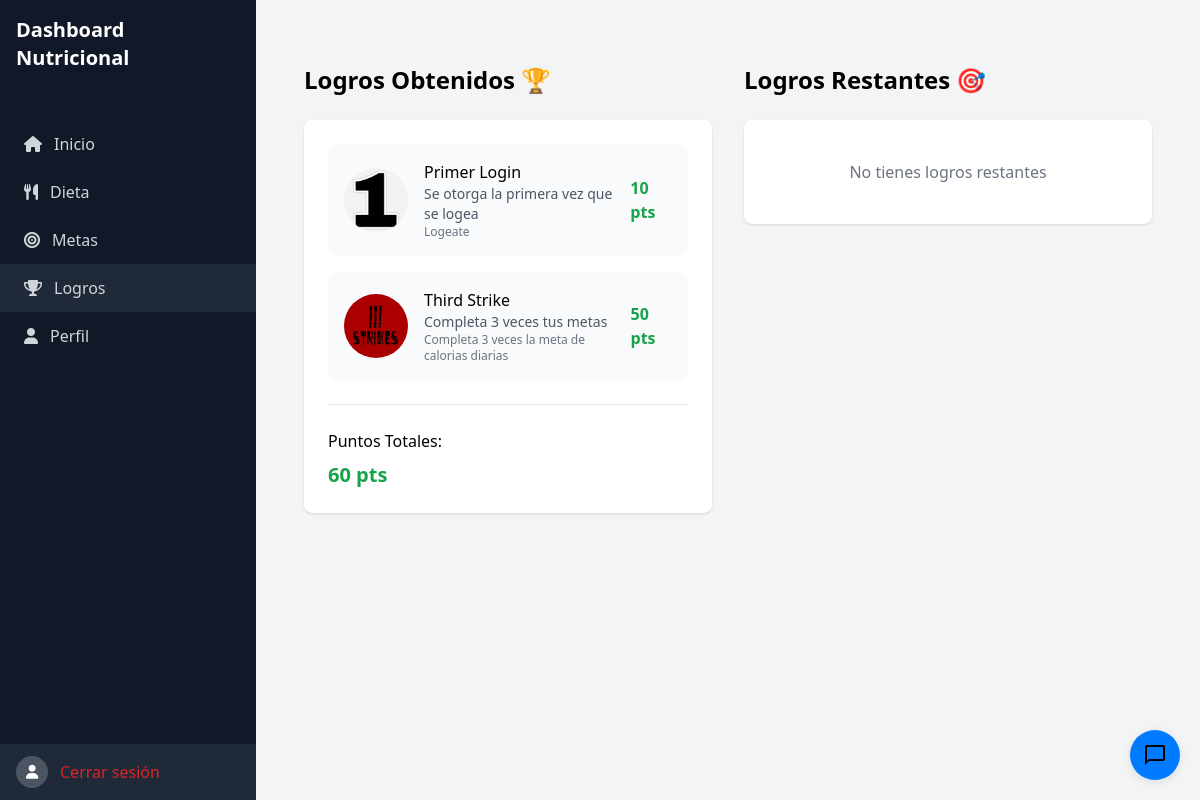
The page /logros/ on the database its author committed.
### logros/models.py (models this page shows, shortened)
class Logro(models.Model):
    nombre = models.CharField(max_length=100)
    descripcion = models.TextField()
    como_obtener = models.TextField()
    imagen = models.ImageField(upload_to='logros/')
    puntos = models.IntegerField()
    obtenido = models.BooleanField(default=False)  # Añadir este campo

### logros/views.py (the view)
# urls.py: path('', logros_view, name='lista_logros'),
def logros_view(request):
    logros_obtenidos = Logro.objects.filter(obtenido=True)
    logros_restantes = Logro.objects.filter(obtenido=False)
    puntos_totales = logros_obtenidos.aggregate(Sum('puntos'))['puntos__sum'] or 0
    context = {
        'logros_obtenidos': logros_obtenidos,
        'logros_restantes': logros_restantes,
        'puntos_totales': puntos_totales,
    }
    return render(request, 'modulos/logros.html', context)

### templates/modulos/logros.html
{% extends 'base.html' %}
{% load static %}
{% block content %}
<div class="container mx-auto px-4 py-8">
    <div class="grid md:grid-cols-2 gap-8">
        <div>
            <h2 class="text-2xl font-bold mb-6">Logros Obtenidos 🏆</h2>
            <div class="bg-white rounded-lg shadow p-6">
                {% if logros_obtenidos %}
                    <div class="space-y-4">
                        {% for logro in logros_obtenidos %}
                            <div class="flex items-center justify-between p-4 bg-gray-50 rounded-lg">
                                <div class="flex items-center">
                                    <img src="{{ logro.imagen.url }}" alt="{{ logro.nombre }}" class="w-16 h-16 rounded-full mr-4">
                                    <div>
                                        <h3 class="font-medium">{{ logro.nombre }}</h3>
                                        <p class="text-sm text-gray-600">{{ logro.descripcion }}</p>
                                        <p class="text-xs text-gray-500">{{ logro.como_obtener }}</p>
                                    </div>
                                </div>
                                <div class="text-green-600 font-bold">
                                    {{ logro.puntos }} pts
                                </div>
                            </div>
                        {% endfor %}
                    </div>
                    <div class="mt-6 pt-6 border-t">
                        <h4 class="font-medium mb-2">Puntos Totales:</h4>
                        <p class="text-xl font-bold text-green-600">{{ puntos_totales }} pts</p>
                    </div>
                {% else %}
                    <p class="text-gray-500 text-center py-4">
                        No has obtenido logros aún
                    </p>
                {% endif %}
            </div>
        </div>
        <div>
            <h2 class="text-2xl font-bold mb-6">Logros Restantes 🎯</h2>
            <div class="bg-white rounded-lg shadow p-6">
                {% if logros_restantes %}
                    <div class="space-y-4">
                        {% for logro in logros_restantes %}
                            <div class="flex items-center justify-between p-4 bg-gray-50 rounded-lg">
                                <div class="flex items-center">
                                    <img src="{{ logro.imagen.url }}" alt="{{ logro.nombre }}" class="w-16 h-16 rounded-full mr-4">
                                    <div>
                                        <h3 class="font-medium">{{ logro.nombre }}</h3>
                                        <p class="text-sm text-gray-600">{{ logro.descripcion }}</p>
                                        <p class="text-xs text-gray-500">{{ logro.como_obtener }}</p>
                                    </div>
                                </div>
                                <div class="text-green-600 font-bold">
                                    {{ logro.puntos }} pts
                                </div>
                            </div>
                        {% endfor %}
                    </div>
                {% else %}
                    <p class="text-gray-500 text-center py-4">
                        No tienes logros restantes
                    </p>
                {% endif %}
            </div>
        </div>
    </div>
</div>
{% endblock %}

### templates/base.html (shortened to what this page needs)
{% load static %}
<!DOCTYPE html>
<html lang="es">
<head>
    <script src="https://cdn.tailwindcss.com"></script>
    <link rel="stylesheet" href="https://cdnjs.cloudflare.com/ajax/libs/font-awesome/6.0.0/css/all.min.css">
</head>
<body class="bg-gray-100">
    <div class="flex flex-col md:flex-row h-screen">
        <div class="w-full md:w-64 bg-gray-900 text-white">
            <div class="p-4">
                <h1 class="text-xl font-semibold">Dashboard Nutricional</h1>
            </div>
            <nav class="mt-8">
                <a href="{% url 'dieta:dashboard' %}"
                   class="flex items-center px-6 py-3 text-gray-300 hover:bg-gray-800 {% if request.resolver_match.url_name == 'dashboard' %}bg-gray-800{% endif %}">
                    <i class="fas fa-home mr-3"></i>
                    <span>Inicio</span>
                </a>
                <a href="{% url 'dieta:dieta' %}"
                   class="flex items-center px-6 py-3 text-gray-300 hover:bg-gray-800 {% if request.resolver_match.url_name == 'dieta' %}bg-gray-800{% endif %}">
                    <i class="fas fa-utensils mr-3"></i>
                    <span>Dieta</span>
                </a>
                <a href="{% url 'metas:metas' %}"
                   class="flex items-center px-6 py-3 text-gray-300 hover:bg-gray-800 {% if request.resolver_match.url_name == 'metas' %}bg-gray-800{% endif %}">
                    <i class="fas fa-bullseye mr-3"></i>
                    <span>Metas</span>
                </a>
                <a href="{% url 'logros:lista_logros' %}"
                   class="flex items-center px-6 py-3 text-gray-300 hover:bg-gray-800 {% if request.resolver_match.url_name == 'lista_logros' %}bg-gray-800{% endif %}">
                    <i class="fas fa-trophy mr-3"></i>
                    <span>Logros</span>
                </a>
                <a href="{% url 'info_usuarios:perfil_usuario' %}"
                   class="flex items-center px-6 py-3 text-gray-300 hover:bg-gray-800 {% if request.resolver_match.url_name == 'perfil_usuario' %}bg-gray-800{% endif %}">
                    <i class="fas fa-user mr-3"></i>
                    <span>Perfil</span>
                </a>
            </nav>
            <div class="absolute bottom-0 w-full md:w-64 bg-gray-800">
                <div class="flex items-center px-4 py-3">
                    <div class="w-8 h-8 rounded-full bg-gray-600 flex items-center justify-center">
                        <i class="fas fa-user text-sm"></i>
                    </div>
                    <div class="ml-3">
                        <a href="{% url 'logout' %}" class="text-red-600 hover:text-red-800">
                            Cerrar sesión
                        </a>
                    </div>
                </div>
            </div>
        </div>
        <div class="flex-1 flex flex-col overflow-hidden">
            <main class="flex-1 overflow-y-auto bg-gray-100 p-4 md:p-8">
                {% block content %}
                {% endblock content %}
            </main>
        </div>
    </div>
    <div class="chat-widget" id="chatWidget">
        <button class="chat-toggle" id="chatToggle">
            <svg class="chat-icon" viewBox="0 0 24 24">
                <path d="M20 2H4c-1.1 0-2 .9-2 2v18l4-4h14c1.1 0 2-.9 2-2V4c0-1.1-.9-2-2-2zm0 14H6l-2 2V4h16v12z"/>
            </svg>
        </button>
    </div>
</body>
</html>

### templates/base.html (style rules this page uses)
.chat-widget { position: fixed; bottom: 20px; right: 20px; z-index: 1000; }
.chat-toggle { display: flex; align-items: center; justify-content: center; width: 50px; height: 50px; background: #007bff; color: white; border: none; border-radius: 50%; cursor: pointer; box-shadow: 0 2px 10px rgba(0, 0, 0, 0.1); }
.chat-toggle svg { width: 24px; height: 24px; }

### rows shown on the page
Logro: imagen (picture), nombre "Primer Login", descripcion "Se otorga la primera vez que se logea", como_obtener "Logeate", puntos "10"
Logro: imagen (picture), nombre "Third Strike", descripcion "Completa 3 veces tus metas", como_obtener "Completa 3 veces la meta de calorias diarias", puntos "50"

### other values the page prints
{{ puntos_totales }} "60"
